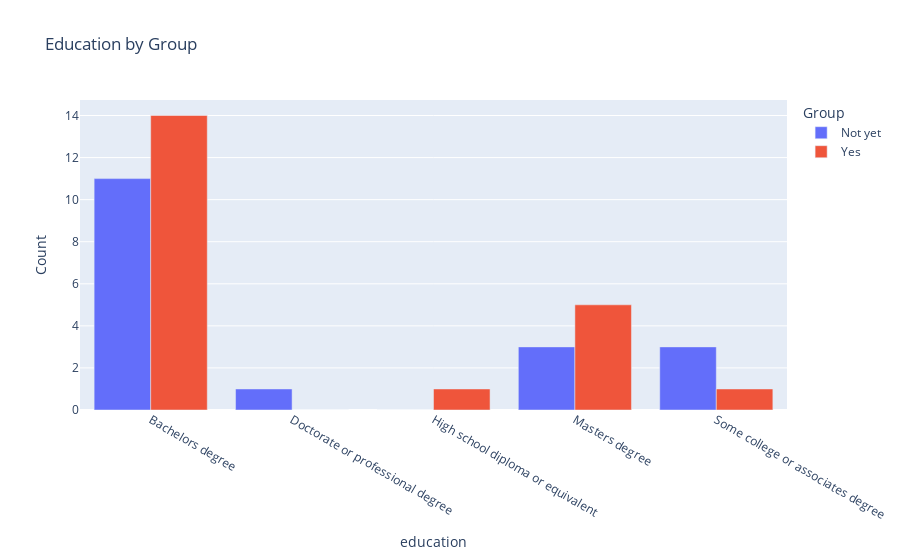

Here is the notebook cell this chart was saved with:
### Code cell
data = {'education': ['Bachelors degree','Doctorate or professional degree','High school diploma or equivalent','Masters degree','Some college or associates degree'],
        'Not yet': [11, 1, 0, 3, 3],
        'Yes': [14, 0, 1,5, 1]}
df = pd.DataFrame(data)

# Melt the DataFrame to transform it to a long format
df_melted = pd.melt(df, id_vars=['education'], var_name='Group', value_name='Count')

# Create a pie chart using Plotly Express
fig = px.bar(df_melted, x='education', y='Count', color='Group', barmode='group',
             title='Education by Group')

# Show the plot
fig.show()

### Figure 1 — Plotly figure (JSON) as saved in the notebook; plotly's stock layout.template omitted (floating-point values rounded to 4 significant figures)
{"data": [{"alignmentgroup": "True", "hovertemplate": "Group=Not yet<br>education=%{x}<br>Count=%{y}<extra></extra>", "legendgroup": "Not yet", "marker": {"color": "#636efa", "pattern": {"shape": ""}}, "name": "Not yet", "offsetgroup": "Not yet", "orientation": "v", "showlegend": true, "textposition": "auto", "type": "bar", "x": ["Bachelors degree", "Doctorate or professional degree", "High school diploma or equivalent", "Masters degree", "Some college or associates degree"], "xaxis": "x", "y": [11, 1, 0, 3, 3], "yaxis": "y"}, {"alignmentgroup": "True", "hovertemplate": "Group=Yes<br>education=%{x}<br>Count=%{y}<extra></extra>", "legendgroup": "Yes", "marker": {"color": "#EF553B", "pattern": {"shape": ""}}, "name": "Yes", "offsetgroup": "Yes", "orientation": "v", "showlegend": true, "textposition": "auto", "type": "bar", "x": ["Bachelors degree", "Doctorate or professional degree", "High school diploma or equivalent", "Masters degree", "Some college or associates degree"], "xaxis": "x", "y": [14, 0, 1, 5, 1], "yaxis": "y"}], "layout": {"barmode": "group", "legend": {"title": {"text": "Group"}, "tracegroupgap": 0}, "title": {"text": "Education by Group"}, "xaxis": {"anchor": "y", "domain": [0, 1], "title": {"text": "education"}}, "yaxis": {"anchor": "x", "domain": [0, 1], "title": {"text": "Count"}}}}
